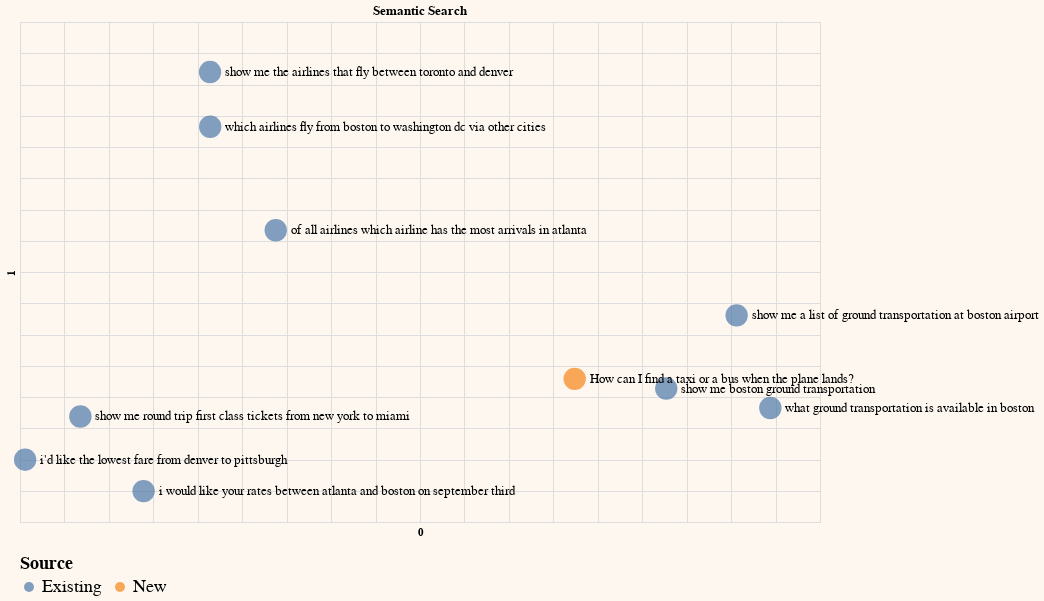

The notebook cell this image was saved under:
### Code cell
# Step 3: Visualize the Results in a 2D Plot
# Create new dataframe and append new query
df_sem = df.copy()
df_sem.loc[len(df_sem.index)] = [new_query, new_query_embeds]

# Reduce embeddings dimension to 2
embeds_sem = np.array(df_sem['query_embeds'].tolist())
embeds_sem_pc2 = get_pc(embeds_sem, 2)

# Add the principal components to dataframe
df_sem_pc2 = pd.concat([df_sem, pd.DataFrame(embeds_sem_pc2)], axis=1)


# Create column for representing chart legend
df_sem_pc2['Source'] = 'Existing'
df_sem_pc2.at[len(df_sem_pc2)-1, 'Source'] = "New"

# Plot on a chart
df_sem_pc2.columns = df_sem_pc2.columns.astype(str)
selection = list(range(sample)) + [-1]
generate_chart(df_sem_pc2.iloc[selection],'0','1',color='Source',title='Semantic Search')

### Figure 1 — Vega-Lite specification as saved in the notebook (floating-point values rounded to 4 significant figures; data arrays with more than 128 entries replaced by an {"elided": "..."} marker saying what was removed)
{"config": {"view": {"continuousWidth": 300, "continuousHeight": 300}, "background": "#FDF7F0", "legend": {"labelFontSize": 18, "orient": "bottom", "titleFontSize": 18}}, "layer": [{"mark": {"type": "circle", "size": 500}, "encoding": {"color": {"field": "Source", "type": "nominal"}, "tooltip": [{"field": "query", "type": "nominal"}], "x": {"axis": {"domain": false, "labels": false, "ticks": false}, "field": "0", "scale": {"zero": false}, "type": "quantitative"}, "y": {"axis": {"domain": false, "labels": false, "ticks": false}, "field": "1", "scale": {"zero": false}, "type": "quantitative"}}}, {"mark": {"type": "text", "align": "left", "baseline": "middle", "color": "black", "dx": 15, "size": 13}, "encoding": {"color": {"value": "black"}, "text": {"field": "query", "type": "nominal"}, "tooltip": [{"field": "query", "type": "nominal"}], "x": {"axis": {"domain": false, "labels": false, "ticks": false}, "field": "0", "scale": {"zero": false}, "type": "quantitative"}, "y": {"axis": {"domain": false, "labels": false, "ticks": false}, "field": "1", "scale": {"zero": false}, "type": "quantitative"}}}], "data": {"name": "data-95b9fcd579e58b78cc1c8d3492f1730f"}, "height": 500, "title": "Semantic Search", "width": 800, "$schema": "https://vega.github.io/schema/vega-lite/v5.20.1.json", "datasets": {"data-95b9fcd579e58b78cc1c8d3492f1730f": [{"query": " which airlines fly from boston to washington dc via other cities", "query_embeds": {"elided": "1536 float values"}, "0": -0.08601, "1": 0.4324, "Source": "Existing"}, {"query": " show me the airlines that fly between toronto and denver", "query_embeds": {"elided": "1536 float values"}, "0": -0.0862, "1": 0.5199, "Source": "Existing"}, {"query": " show me round trip first class tickets from new york to miami", "query_embeds": {"elided": "1536 float values"}, "0": -0.2321, "1": -0.03116, "Source": "Existing"}, {"query": " i'd like the lowest fare from denver to pittsburgh", "query_embeds": {"elided": "1536 float values"}, "0": -0.2942, "1": -0.1003, "Source": "Existing"}, {"query": " show me a list of ground transportation at boston airport", "query_embeds": {"elided": "1536 float values"}, "0": 0.5062, "1": 0.1306, "Source": "Existing"}, {"query": " show me boston ground transportation", "query_embeds": {"elided": "1536 float values"}, "0": 0.427, "1": 0.01354, "Source": "Existing"}, {"query": " of all airlines which airline has the most arrivals in atlanta", "query_embeds": {"elided": "1536 float values"}, "0": -0.01228, "1": 0.2668, "Source": "Existing"}, {"query": " what ground transportation is available in boston", "query_embeds": {"elided": "1536 float values"}, "0": 0.5441, "1": -0.01758, "Source": "Existing"}, {"query": " i would like your rates between atlanta and boston on september third", "query_embeds": {"elided": "1536 float values"}, "0": -0.161, "1": -0.1505, "Source": "Existing"}, {"query": "How can I find a taxi or a bus when the plane lands?", "query_embeds": {"elided": "1536 float values"}, "0": 0.324, "1": 0.02906, "Source": "New"}]}}
